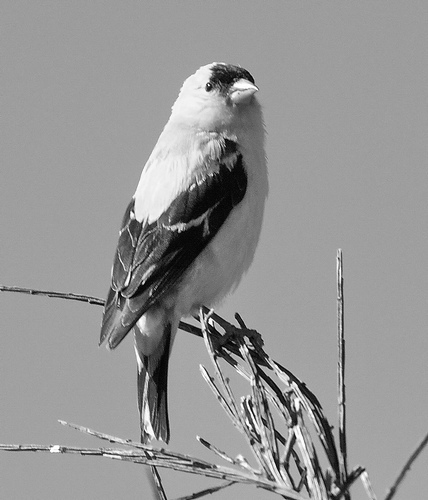
#> input picture images/img/test.png, 428 x 500 px, found by its file name; its folder holds only this picture in this run
$ python 'project_变成频域.py'
#> lines starting #> are read from the running program, lines starting #| are printed output that depends on the picture
### 装饰器/decorator_程序启动.py
import logging
from functools import wraps
import time


def logit(func):
    @wraps(func)
    def log(*args, **kwargs):

        logger = logging.getLogger(func.__name__)
        logger.setLevel(logging.INFO)
        sh = logging.StreamHandler()
        # fm = logging.Formatter('%(asctime)s - %(levelname)s: %(message)s')
        # sh.setFormatter(fm)
        logger.addHandler(sh)
        logger.info(f'{func.__name__}  启动 ')
        func(*args, **kwargs)
        time.sleep(0.1)
        logger.info(f'{func.__name__}  完成')
        # return func(*args, **kwargs)


    return log

### 项目程序/ONN项目/project_变成频域.py
#
#
import os
import numpy as np
import cv2
import matplotlib.pyplot as plt
from 装饰器.decorator_程序启动 import logit


def out_img(img_out, target_path):
    plt.rcParams['figure.figsize'] = (10.24, 10.24)
    plt.axis('off')
    plt.margins(0, 0)
    plt.subplots_adjust(top=1, bottom=0, left=0, right=1, hspace=0, wspace=0)
    plt.imshow(img_out, cmap='gray')
    plt.savefig(target_path)


@logit
def img_to_frequency(path,save):
#> called with path = '/Users/hzh/Desktop/img', save = '/Users/hzh/Desktop/img_k'
    if not os.path.exists(save):
        os.mkdir(save)
    img_list = os.listdir(path)
    try:
        img_list.remove('.DS_Store')
    except:
        pass

    for name in img_list:
        img_path = os.path.join(path, name)
        save_path = os.path.join(save, name)
        im = cv2.imread(img_path, -1)
#> im is the input picture: shape (500, 428); min 1, max 255, mean 149.4
        im = cv2.resize(im, (240, 240))
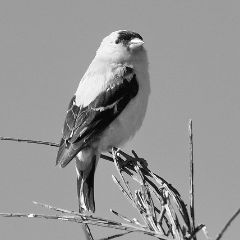
#> im: shape (240, 240); min 3, max 254, mean 149.3

        im = np.array(im)
        plt.subplot(141)
        plt.title('image')
        plt.axis('off')
        plt.imshow(im)
        plt.colorbar()


        im_k = np.fft.fft2(im)
        im_k_shift = np.fft.fftshift(im_k)
        im_k_shift_abs = np.abs(im_k_shift)
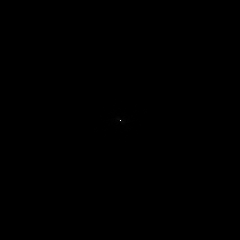
#> im_k_shift_abs: shape (240, 240) float64; min 12.54, max 8598462, mean 4283.7; drawn with min black and max white
        plt.subplot(142)
        plt.title('k_shift')
        plt.axis('off')
        plt.imshow(im_k_shift_abs)
        plt.colorbar()

        im_k_log = np.log(im_k_shift_abs)
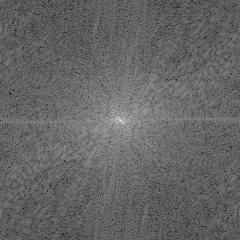
#> im_k_log: shape (240, 240) float64; min 2.53, max 15.97, mean 7.88; drawn with min black and max white
        plt.subplot(143)
        plt.title('k_log')
        plt.axis('off')
        plt.imshow(im_k_log)
        plt.colorbar()


        img_fft = np.fft.ifft2(im_k_shift)
        img_fft_abs = np.abs(img_fft)
        plt.subplot(144)
        plt.title('second fft')
        plt.axis('off')
        plt.imshow(img_fft_abs)
        plt.colorbar()


        plt.tight_layout()
        plt.show()
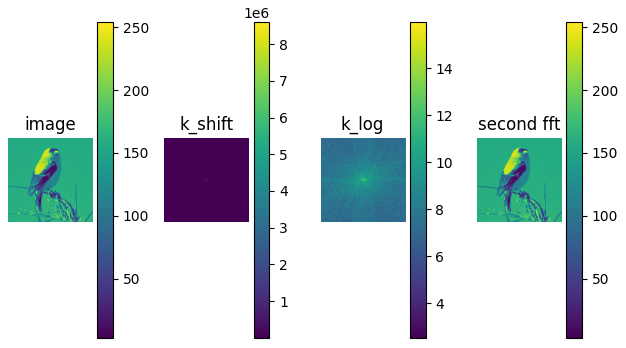
#> figure drawn by matplotlib, 8 panels

        out_img(im_k, save_path)
        print(f'{name} done')


if __name__ == '__main__':
    path = r'/Users/hzh/Desktop/img'
    save = r'/Users/hzh/Desktop/img_k'
#> (the run stopped early here; a loop or call above may not have finished)
